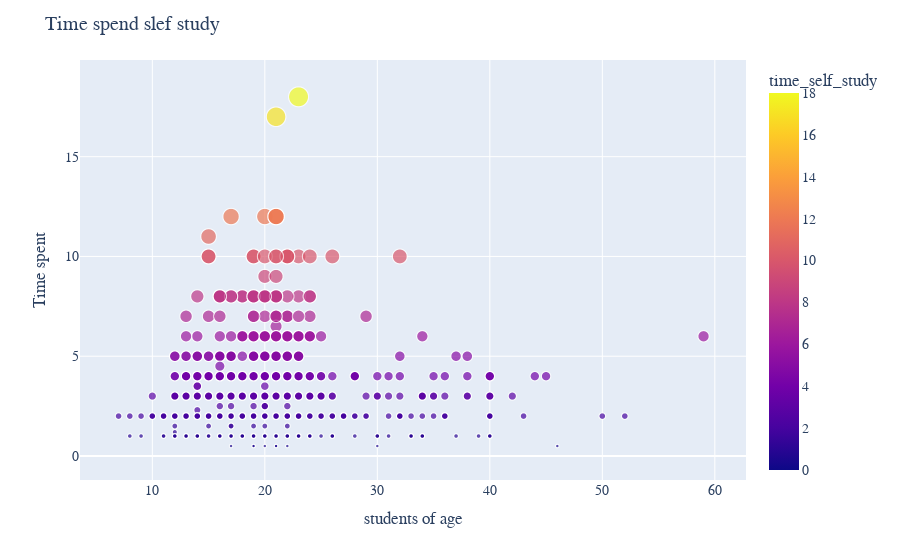

The notebook cell this image was saved under:
### Markdown cell above
### Time spent of self study :

### Code cell
fig = px.scatter(survey_df, x = 'age', y = 'time_self_study', size = 'time_self_study', color='time_self_study')
fig.update_layout(title = 'Time spend slef study',
                 xaxis_title = 'students of age',
                 yaxis_title = 'Time spent',
                 font = dict(family = 'Droid Serif', size = 14))
fig.show()

### Figure 1 — Plotly figure (JSON) as saved in the notebook; plotly's stock layout.template omitted (floating-point values rounded to 4 significant figures; data arrays with more than 128 entries replaced by an {"elided": "..."} marker saying what was removed)
{"data": [{"hovertemplate": "age=%{x}<br>time_self_study=%{marker.color}<extra></extra>", "legendgroup": "", "marker": {"color": {"elided": "1182 float values"}, "coloraxis": "coloraxis", "size": {"elided": "1182 float values"}, "sizemode": "area", "sizeref": 0.045, "symbol": "circle"}, "mode": "markers", "name": "", "showlegend": false, "type": "scattergl", "x": {"elided": "1182 int values"}, "xaxis": "x", "y": {"elided": "1182 float values"}, "yaxis": "y"}], "layout": {"coloraxis": {"colorbar": {"title": {"text": "time_self_study"}}, "colorscale": [[0, "#0d0887"], [0.1111, "#46039f"], [0.2222, "#7201a8"], [0.3333, "#9c179e"], [0.4444, "#bd3786"], [0.5556, "#d8576b"], [0.6667, "#ed7953"], [0.7778, "#fb9f3a"], [0.8889, "#fdca26"], [1, "#f0f921"]]}, "font": {"family": "Droid Serif", "size": 14}, "legend": {"itemsizing": "constant", "tracegroupgap": 0}, "margin": {"t": 60}, "title": {"text": "Time spend slef study"}, "xaxis": {"anchor": "y", "domain": [0, 1], "title": {"text": "students of age"}}, "yaxis": {"anchor": "x", "domain": [0, 1], "title": {"text": "Time spent"}}}}
